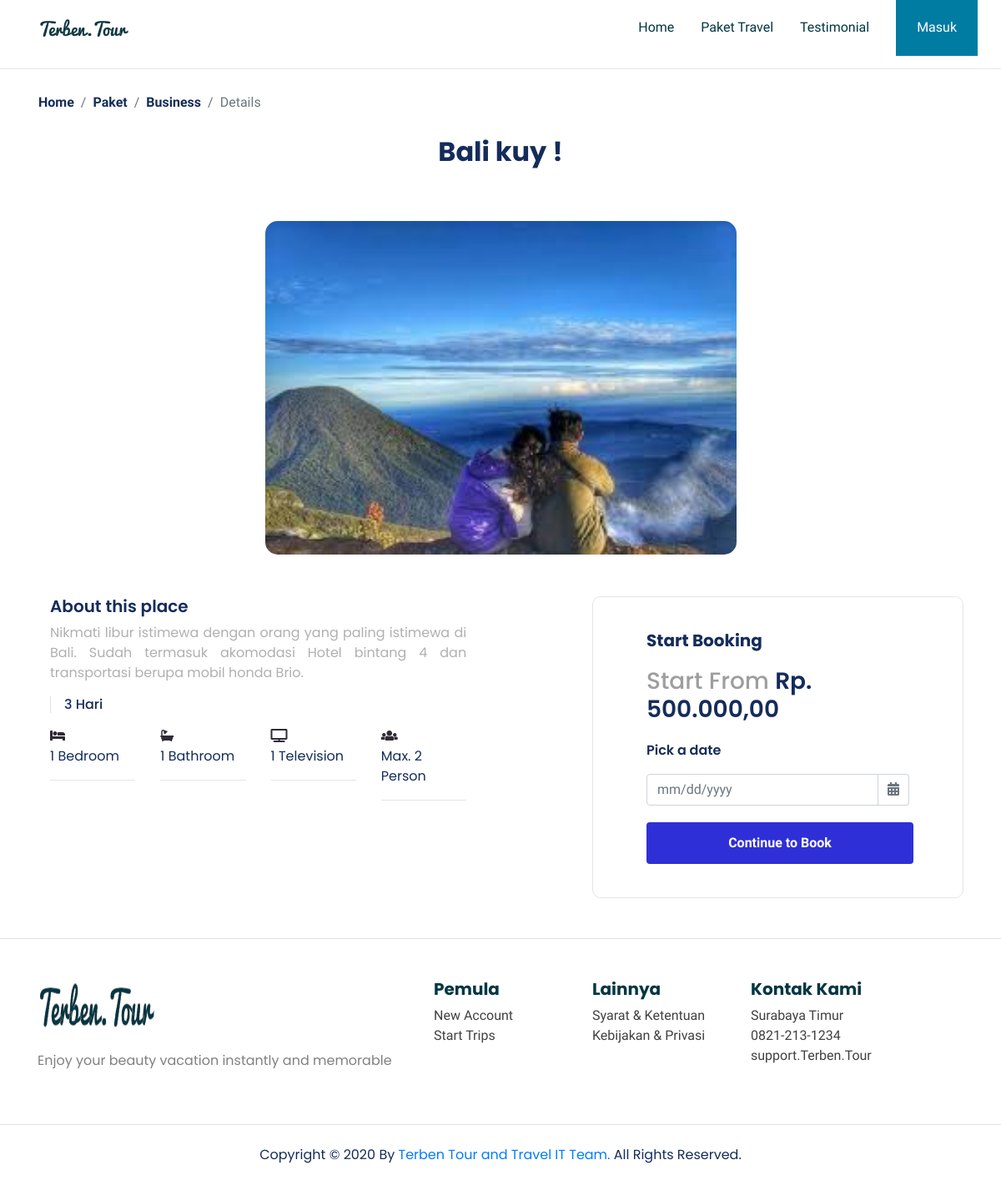
Screenshot of /Paket/Detail/5ebfbeb0021b7 with the database file from the repository.
### tables this page shows
CREATE TABLE `paket` (
  `paket_id` varchar(20) NOT NULL,
  `admin_id` int(11) NOT NULL,
  `kategori_id` int(11) NOT NULL,
  `img_paket` varchar(100) DEFAULT NULL,
  `judul` varchar(50) NOT NULL,
  `deskripsi` text NOT NULL,
  `max_person` int(10) NOT NULL,
  `durasi` varchar(50) NOT NULL,
  `harga` int(15) NOT NULL,
  `fas_bedroom` int(15) NOT NULL,
  `fas_bathroom` int(15) NOT NULL,
  `fas_tv` int(15) NOT NULL,
  `fas_inet` int(15) NOT NULL
);

### application/controllers/Paket.php (called while the page is built, shortened)
<?php
class Paket extends CI_Controller
{
    function __construct()
    {
      $this->load->model('M_Admin');
      $this->load->model('M_Kategori');
      $this->load->model('M_Paket');
    }
    function Detail($paket_id)
    {
      $data['paket'] = $this->M_Paket->getPaket($paket_id);
      $data['kategori'] = $this->M_Kategori->getKategori();
      $this->load->view('details/details',$data);
    }
}
 ?>

### index.php (called while the page is built, shortened)
<?php
require_once BASEPATH.'core/CodeIgniter.php';

### application/models/M_Paket.php (called while the page is built, shortened)
<?php
class M_Paket extends CI_Model
{
  function getPaket($paket_id){
  $paket = $this->db->get_where('paket',array('paket_id'=>$paket_id))
          ->result();
  return $paket;
  }
}
 ?>

### application/views/details/details.php (the view, shortened to what this page needs)
<!DOCTYPE html>
<html lang="en">
<head>
	<link rel="stylesheet" href="<?= base_url('assets\frontend\libraries\bootstrap\css\bootstrap.css') ?>">
    <link href="<?= base_url('assets\frontend\libraries\font-awesome-5\css\fontawesome-all.min.css') ?>" rel="stylesheet" media="all">
    <link rel="stylesheet" href="https://cdnjs.cloudflare.com/ajax/libs/font-awesome/4.7.0/css/font-awesome.min.css">
    <link rel="stylesheet" href="<?= base_url('assets\frontend\libraries\gjigo\css\gijgo.css') ?>">
    <link rel="stylesheet" href="<?= base_url('assets\frontend\styles\main.css') ?>">
    <link href="http://ajax.googleapis.com/ajax/libs/jqueryui/1.8/themes/base/jquery-ui.css" rel="stylesheet" type="text/css"/>
</head>
<body>
<?php $user_data = $this->session->userdata('user_data');  ?>
    <div class="container">
        <nav class="row navbar navbar-expand-lg navbar-light bg-white">
          <a href="<?= base_url('')  ?>" class="navbar-brand">
              <img src="<?= base_url('assets\frontend\images\Terben.Tour@2x.png')  ?>" alt="Logo TerbenTour">
          </a>
            <div class="collapse navbar-collapse" id="navM">
                <ul class="navbar-nav ml-auto mr-3">
                    <li class="nav-item mx-md-2">
                        <a href="<?= base_url('')  ?>" class="nav-link">Home</a>
                    </li>
                    <li class="nav-item mx-md-2">
                        <a href="<?= base_url('Paket') ?>" class="nav-link">Paket Travel</a>
                    </li>
                    <li class="nav-item mx-md-2">
                        <a href="#" class="nav-link">Testimonial</a>
                    </li>
                </ul>
                <form class="from-inline my-2 my-lg-0 d-none d-md-block">
                    <?php
                    if (null !== $user_data) { ?>
                        <div class="dropdown">
                            <button class="btn btn-login btn-navbar-right my-2 my-sm-0 px-4"  type="button" data-toggle="dropdown">
                                <?= $user_data['email'] ?>
                                <i class="fa fa-angle-down ml-2 opacity-8"></i>
                            </button>
                            <div class="dropdown-menu">
                                <a class="dropdown-item" href="<?= base_url('User/Profile');  ?>">User Account</a>
                                <a class="dropdown-item" href="<?= base_url('User/editProfile');  ?>">Setting</a>
                                <div class="dropdown-divider"></div>
                                <a class="dropdown-item" href="#" onclick="location.href='<?= base_url('Login/logout'); ?>'" type="button">Logout</a>
                            </div>
                        </div>
                    <?php } else { ?>
                        <button class="btn btn-login btn-navbar-right my-2 my-sm-0 px-4" onclick="location.href='<?= base_url('Login'); ?>'" type="button">
                            Masuk
                        </button>
                    <?php } ?>
                </form>
            </div>
        </nav>
    </div>
    <hr>
    <section class="section-details-breadcrumb">
        <div class="container">
            <div class="row ">
                <nav aria-label="breadcrumb">
                    <ol class="breadcrumb">
                        <li class="breadcrumb-item"><a href="<?= base_url('')  ?>">Home</a></li>
                        <li class="breadcrumb-item"><a href="<?= base_url('Paket') ?>">Paket</a></li>
                        <?php
                        if (isset($paket[0]->kategori_id)) {
                          if ($paket[0]->kategori_id == 1) { ?>
                            <li class="breadcrumb-item active" aria-current="page"><a href="<?= base_url('Paket/'.$paket[0]->kategori_id)?>">Exclusive</a></li>
                          <?php } elseif ($paket[0]->kategori_id == 2) { ?>
                            <li class="breadcrumb-item active" aria-current="page"><a href="<?= base_url('Paket/'.$paket[0]->kategori_id)?>">Business</a></li>
                          <?php } elseif ($paket[0]->kategori_id == 3) { ?>
                            <li class="breadcrumb-item active" aria-current="page"><a href="<?= base_url('Paket/'.$paket[0]->kategori_id)?>">Economic</a></li>
                          <?php } ?>
                        <?php } ?>
                        <li class="breadcrumb-item active" aria-current="page">Details</li>
                    </ol>
                </nav>
            </div>
        </div>
    </section>
    <main>
        <section class="title-details text-center">
            <h2><?= $paket[0]->judul  ?></h2>
        </section>
        <section class="section-header-details ">
            <div class="container">
                <div class="row">
                    <div class="col-lg-12">
                        <div class="img-thumbnail-details text-center">
                            <img src="<?= base_url('/assets/frontend/images/admin/paket/'.$paket[0]->img_paket)?>" alt="">
                        </div>
                    </div>
                </div>
            </div>
        </section>
        <section class="section-content-details">
            <div class="container">
                <div class="row">
                    <div class="col-lg-7">
                        <div class="col-lg-10">
                            <div class="text-about text-justify">
                                <h5>About this place</h5>
                                <span><?= $paket[0]->deskripsi  ?></span>
                            </div>
                            <div class="">
                              <h6 class="mt-3 pl-3 border-left"><span><?= $paket[0]->durasi  ?> Hari</span></h6>
                            </div>
                            <div class="features row mt-3">
                                <div class="col-md-3">
                                    <div class="description">
                                        <i class="fas fa-bed"></i>
                                        <p><?= $paket[0]->fas_bedroom  ?> Bedroom</p>
                                        <hr>
                                    </div>
                                </div>
                                <div class="col-md-3 ">
                                    <div class="description">
                                        <i class="fas fa-bath"></i>
                                        <p><?= $paket[0]->fas_bathroom  ?> Bathroom</p>
                                        <hr>
                                    </div>
                                </div>
                                <?php if ($paket[0]->fas_tv > 0): ?>
                                  <div class="col-md-3 ">
                                      <div class="description">
                                          <i class="fas fa-tv"></i>
                                          <p><?= $paket[0]->fas_tv  ?> Television</p>
                                          <hr>
                                      </div>
                                  </div>
                                <?php endif; ?>
                                <div class="col-md-3 ">
                                  <div class="description">
                                    <i class="fas fa-users"></i>
                                    <p> Max. <?= $paket[0]->max_person?> Person</p>
                                    <hr>
                                  </div>
                                </div>
                            </div>
                        </div>
                    </div>
                    <div class="col-lg-5">
                        <div class="card card-booking">
                            <form class="text-booking" method="post" action="<?= base_url('Checkout/Booking')  ?>">
                                <h5>Start Booking</h5>
                                <h3><span>Start From </span>Rp. <?= number_format($paket[0]->harga, 2, ',', '.')  ?></h3>
                                <p>Pick a date </p>
                                <div class="pick-date input-group ">
                                    <input type="text" class="form-control datepicker" name="PickDate" id="PickDate" size="30"  placeholder="mm/dd/yyyy">
                                </div>
                                <button type="submit" class="btn btn-booking">Continue to Book</button>
                            </form>
                        </div>
                    </div>
                </div>
            </div>
        </section>
	</main>
	<?php require_once APPPATH."views/layout/layout.footer.php" ?>
</body>
</html>

### assets/frontend/styles/main.css (style rules this page uses)
body { background-color: #fff; font-family: 'Assistant', sans-serif; color: #302A36; }
.navbar-brand img { max-height: 40px; }
.navbar-light .navbar-nav .nav-link { color: #023642; }
.btn-navbar-right { margin-top: -10px !important; margin-bottom: -10px !important; margin-right: -18px !important; height: 70px; border-radius: 0%; }
.btn-login { background-color: #007BA2; color: white; height: 67px !important; }
.section-details-breadcrumb .breadcrumb { background-color: transparent; }
.section-details-breadcrumb .breadcrumb .breadcrumb-item a { color: #152C5B; font-weight: 600; }
.title-details h2 { color: #152C5B; font-weight: bold; }
.section-header-details { margin-top: 64px; }
.section-header-details .img-thumbnail-details img { width: 565px; height: 400px; border-radius: 15px; }
.section-content-details { margin-top: 50px; }
.section-content-details .text-about h5 { color: #152C5B; font-weight: 600; }
.section-content-details .text-about span { margin-top: 15px; color: #B0B0B0; }
.section-content-details .card-booking { border-radius: 10px; border-color: #E5E5E5; }
.section-content-details .card-booking .text-booking { margin-top: 40px; margin-bottom: 40px; margin-left: 64px; margin-right: 64px; }
.section-content-details .card-booking h5 { color: #152C5B; font-weight: 700; }
.section-content-details .card-booking h3 { margin-top: 20px; font-weight: 600; color: #152C5B; }
.section-content-details .card-booking h3 span { color: #9E9E9E; font-weight: 500; }
.section-content-details .card-booking p { font-size: 16px; margin-top: 20px; font-weight: 600; color: #152C5B; }
.section-content-details .card-booking .btn-booking { background-color: #2F2FD7; color: white; font-weight: 600; margin-top: 20px; height: 50px; width: 320px; }
h1, h2, h3, h4, h5, span, p { color: #152C5B; font-family: 'Poppins', sans-serif; }

### rows the page displays
paket: judul "Bali kuy !", img_paket (picture), deskripsi "Nikmati libur istimewa dengan orang yang paling istimewa di Bali. Sudah termasuk akomodasi Hotel bintang 4 dan transportasi berupa mobil honda Brio.", durasi "3", fas_bedroom "1", fas_bathroom "1", fas_tv "1", max_person "2", harga "500.000,00"
